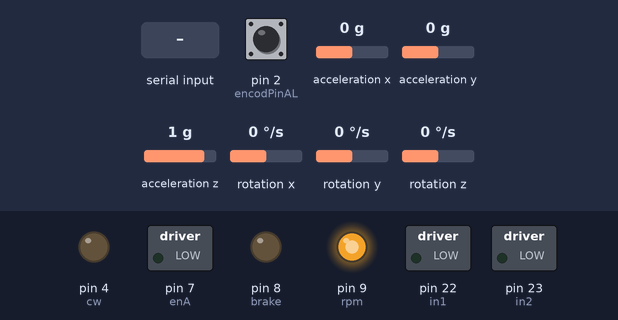
This sketch was run on a simulated Arduino Mega 2560, built with avr-gcc and run on an emulated ATmega2560. On the bench: switched loads named in the sketch (green lamp = pin HIGH), output pins drawn as LEDs (lit = HIGH). Inputs (shaded band) come from the test bench; at power-on: acceleration y 0 g, pin 2 (encodPinAL) HIGH, acceleration x 0 g, acceleration z 1 g, rotation x 0 °/s, rotation y 0 °/s, rotation z 0 °/s. What the sketch prints to the serial monitor is not drawn.

Above: at 1.2 s.
1.3 s: "Y0: \n" received over Serial
At 2.7 s:
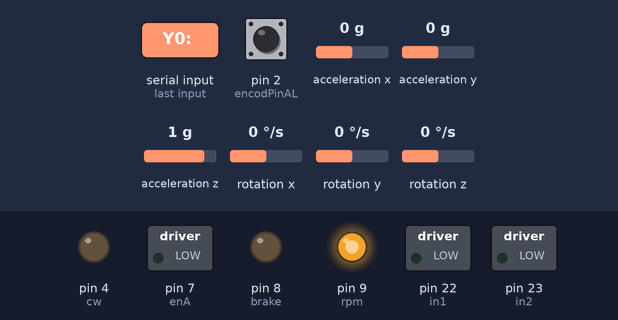
3.8 s: acceleration y set to -1.4 g
At 5.0 s:
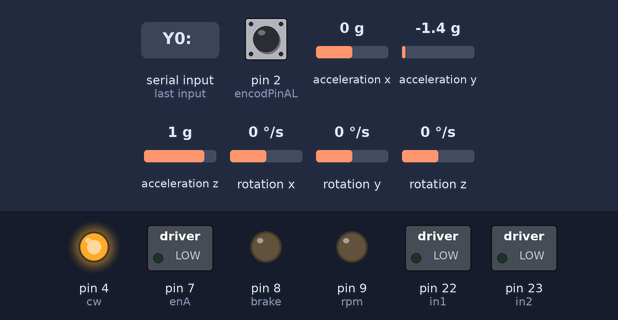
5.3 s: "+" received over Serial
At 7.5 s:
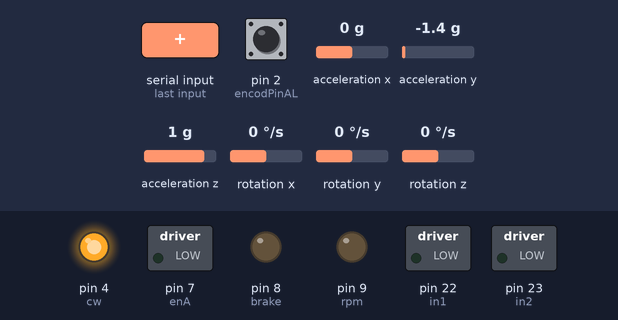
7.8 s: acceleration y set to 0.1 g
At 8.85 s:
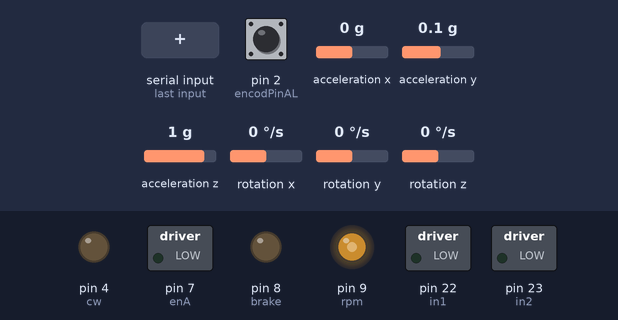
10.8 s: acceleration y set to -0.1 g
At 11.9 s:
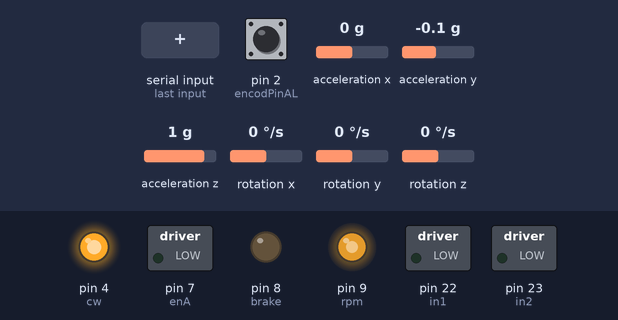
13.8 s: "1,90\n" received over Serial
Timing chart, 0 to 17.8 s (numbered marks = the images above; inputs shaded):
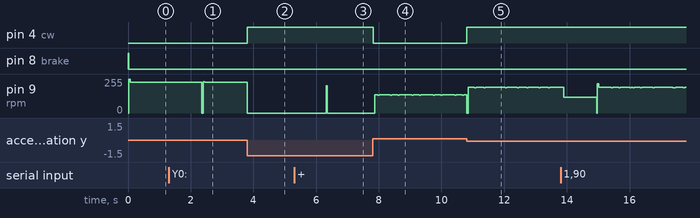

Measured:
- after the input at 1.3 s, pin 9 (rpm): 230/255 → 0/255 after 1.1 s, → 235/255 0.04 s later, → 230/255 0.05 s later
- after the input at 3.8 s, pin 4 (cw): LOW → HIGH at once; pin 9 (rpm): 230/255 → 0/255 at once
- after the input at 5.3 s, pin 9 (rpm): 0/255 → 204/255 after 1.0 s, → 0/255 0.03 s later
- after the input at 7.8 s, pin 4 (cw): HIGH → LOW at once; pin 9 (rpm): 0/255 → 138/255 after 0.08 s, then repeats every 0.64 s: 133/255 0.05 s, 138/255 0.34 s, 133/255 0.05 s, 138/255 0.20 s
- after the input at 10.8 s, pin 4 (cw): LOW → HIGH at once

The sketch:

sketch_feb16a.ino
```cpp
#include "Wire.h"
#include <MPU6050_light.h>
//#include <Servo.h>
#include <math.h>

MPU6050 mpu(Wire);
float x=0.0;
float t2 = 0.0;
float prev_theta = 0.0;
float prev_alpha = 0.0;
int pwm = 0;
float w2=0;
float w1 =0;
float target_vel = 0.0;
int loop_count=0;
int lt=7;
float prev_w2=0;


//Declare NIDEC Motor pins
#define brake         8  //brake=0, go=1
#define cw            4  //cw=1, ccw=0
#define rpm           9  //PWM=255=stop, PWM=0=max_speed
#define encodPinAL      2                      // encoder A pin (INT4)
#define encodPinBL      3                      // encoder B pin (INT5)
#define MAX_RPS 50
#define MAX_TORQUE 255
volatile int encoderPosAL = 0;
volatile int prev_encoderPosAL = 0;  // left count
float y_setpoint[4] = {-0.03,0,0,0};
//float k[4] =  {-72.909996   ,-7.821821   ,-0.100000  , -0.121669};

//float k[4] =  {-1.264988369  ,-0.128831410 , -0.000100000 , -0.000249496};

float k[4] =  {-0.8  ,-0.7 , -0.000100000 , -0.000249496};

// Create a servo object
//Servo Servo1;
int pos=0;
#define servoPin      6   // Declare the Servo pin


// Declare the DC Motor Pins
#define enA           7
#define in1           22
#define in2           23


/////////////NIDEC Motor//////////////
void nidec_motor_init()
{
  pinMode(brake, OUTPUT);
  pinMode(cw, OUTPUT);
  pinMode(rpm, OUTPUT);

  digitalWrite(brake, HIGH);  //go=1
  digitalWrite(cw, LOW);      //direction ccw
  analogWrite(rpm, 255);
}

void nidec_motor_control(int pwm)
{
  if (pwm < 0)
  { digitalWrite(cw, HIGH);
    pwm = -pwm;}
  else { digitalWrite(cw, LOW); }
  analogWrite(rpm, 255 - pwm);
}

void nidec_motor_brake()
{
  digitalWrite(brake, LOW);  //go=1
  analogWrite(rpm, 255);
}
//////////////////////////////////////


/////////////Timer1 ISR for IMU///////
void timer1_init()
{
    cli(); //Clears the global interrupts
    TIMSK1 = 0x01; //timer5 overflow interrupt enable
    TCCR1B = 0x00; //stop
    TCNT1H = 0xA2; //Counter higher 8 bit value
    TCNT1L = 0x3F; //Counter lower 8 bit value
    TCCR1A = 0x00;
    TCCR1C = 0x00;
    TCCR1B = 0x02; //start Timer, prescaler 8
    sei();   //Enables the global interrupts
}

ISR (TIMER1_OVF_vect)
{
    sei();
    TCNT1H = 0xA2; //Counter higher 8 bit value
    TCNT1L = 0x3F; //Counter lower 8 bit value
    mpu.update();
    cli();
    x=mpu.getAngleX();

//    Serial.println(x);
}
//////////////////////////////////////


///////////Servo Motor//////////////
//void servo_init()
//{
//  Servo1.attach(servoPin);
//  pos=90;
//  Servo1.write(pos);
//}
//void servo_move(int nextpos)
//{
//  if(pos<nextpos)
//  { for(int i=pos;i<=nextpos;i+=1)
//    { Servo1.write(i);
//      delay(10);}
//  }
//  else if(pos>nextpos)
//  { for(int i=pos;i>=nextpos;i-=1)
//    { Servo1.write(i);
//      delay(10); }
//  }
//  else  { pos=nextpos; }
//  pos=nextpos;
//}
////////////////////////////////////


/////////////DC Motor//////////////
void dc_motor_init()
{
  pinMode(enA, OUTPUT);
  pinMode(in1, OUTPUT);
  pinMode(in2, OUTPUT);

  // Turn off motors - Initial state
  digitalWrite(in1, LOW);
  digitalWrite(in2, LOW);
}
void dc_motor_forward(int enablePWM)
{
  //Serial.println(run_rear_motor);
  analogWrite(enA, enablePWM);
  digitalWrite(in1, LOW);
  digitalWrite(in2, HIGH);
}
void dc_motor_backward(int enablePWM)
{
  analogWrite(enA, enablePWM);
  digitalWrite(in1, HIGH);
  digitalWrite(in2, LOW);
}
//////////////////////////////////////

/////////ENCODER////////
void rencoderL()
{
    if(digitalRead(encodPinBL)==HIGH)
    {
         encoderPosAL++;
    }
    else
    {
         encoderPosAL--;
    }


    //Serial.println(encoderPosAL);
}


void setup()
{
  Serial.begin(9600);
  Wire.begin();

  byte status = mpu.begin();
  //Serial.print(F("MPU6050 status: "));
  //Serial.println(status);
  while(status!=0){ } // stop everything if could not connect to MPU6050
  //Serial.println("MPU begin done!\n");

  //Serial.println("Begin Device initialization:\n");
  nidec_motor_init();
  //Serial.println("NIDEC initialized\n");
  timer1_init();
  //Serial.println("Timer initialized\n");
  //servo_init();
  //Serial.println("Servo initialized\n");
  dc_motor_init();
  //Serial.println("DC Motor initialized\n");
  pinMode(encodPinAL, INPUT);
  pinMode(encodPinBL, INPUT);
  digitalWrite(encodPinAL, HIGH);               // turn on pullup resistor
  digitalWrite(encodPinBL, HIGH);               // turn on pullup resistor
  attachInterrupt(digitalPinToInterrupt(2), rencoderL, RISING);        // 18 as int
}


int Tuning() {
  if (!Serial.available())  return 0;
  delay(2);
  int param = Serial.parseInt();               // get parameter byte
  if (!Serial.available()) return 0;
  char cmd = Serial.read();
  if (!Serial.available()) return 0;
  int val =Serial.parseInt();
  // get command byte
  //Serial.flush();
  Serial.println("Tuning");
  Serial.println(param);
  switch (param) {
    case  1:
      if (cmd == '+')    k[0] += val;
      if (cmd == '-')    k[0] -= val;
      if (cmd == '=')    k[0] = val;

      printValues();
      Serial.println("1");
      break;
    case 2:
      if (cmd == '+')    k[1] += val;
      if (cmd == '-')    k[1] -= val;
      if (cmd == '=')    k[1] = val;
      printValues();
      break;
    case 3:
      if (cmd == '+')    k[2] += val;
      if (cmd == '-')    k[2] -= val;
      if (cmd == '=')    k[2] = val*0.001;
      printValues();
      break;
    case 4:
      if (cmd == '+')    k[3] += val;
      if (cmd == '-')    k[3] -= val;
      if (cmd == '=')    k[3] = val*0.001;
      printValues();
      break;
    case 5:
      printValues();
      break;

  }
}

void printValues() {
  Serial.print("K1: "); Serial.print(k[0]);
  Serial.print(" K2: "); Serial.print(k[1]);
  Serial.print(" K3: "); Serial.print(k[2]);
  Serial.print(" K4: "); Serial.println(k[3]);

}


void loop()
{
  if (loop_count++>lt){
    Tuning();

  float t1 = (millis())*0.001;
  float dt = (t1-t2);
  float torque = 0;


  float theta = x*M_PI/180;

  if (dt != 0)
  {
    w1 = (theta - prev_theta)/dt;
  }

  if (w1 < 0.01 && w1 > -0.01 )
  {
    w1 = 0 ;
  }

  int rotations = int((encoderPosAL-prev_encoderPosAL)/98);
  encoderPosAL=encoderPosAL%98;

  float alpha = abs(encoderPosAL)*0.06411413579;
  prev_encoderPosAL=encoderPosAL;
//  w2=pwm/5;
  if (prev_w2>0 and prev_alpha>alpha ){
     w2 = ((alpha-prev_alpha+M_PI) + M_PI*2*rotations)/dt;  //error detected
  }
  else if ((prev_w2<0 and alpha>prev_alpha)){
    w2= ((alpha-prev_alpha-M_PI) + M_PI*2*rotations)/dt;
  }
  else{
  w2 = ((alpha-prev_alpha)+M_PI*2*rotations)/dt;
  }
  prev_w2=w2;
  prev_alpha = alpha;

  float y[4] = {theta, w1, alpha, w2};
//  Serial.print("Y0: ");
//  Serial.print(y[0]);
//  Serial.print("Theta : ");
//  Serial.print(theta);


   //float k[4] =  {-1.2 , -0.26764792,  -0.00031623,  -0.00112835};
  //float k[4] =  {-7.330547 , -0.756507 , -0.010000,  -0.012274};
  for(int i = 0; i<4; i++)
  {
    torque = torque - k[i]*(y[i]-y_setpoint[i]);
  }
  target_vel= int(max(min(torque*dt/0.0002125,MAX_RPS),-MAX_RPS));
//  target_vel = (w2+torque*dt/0.000375);
//  target_vel=max(min(target_vel,MAX_RPS),-MAX_RPS);
//
  if(target_vel>0 and target_vel<=MAX_RPS)
  {
    pwm = 255*target_vel/MAX_RPS;
  }
  else if(target_vel>MAX_RPS)
  {
    pwm = 255;
  }
  else if(target_vel < 0 and target_vel>=-MAX_RPS)
  {
    pwm = 255*target_vel/MAX_RPS;
  }
  else if(target_vel<-MAX_RPS)
  {
    pwm = -255;
  }

//  if (torque>0)
//  {
//    nidec_motor_control(pwm);
//    //servo_move(0);
////    dc_motor_forward(pwm);
//  }
//  else if (torque<0)
//  {
//    nidec_motor_control(pwm);
//    //servo_move(180);
////    dc_motor_backward(pwm);
//  }
//  else
//  {
//    pwm=0;
//    target_vel=0;
//    nidec_motor_brake();
//    //servo_move(90);
////    dc_motor_backward(0);
//  }
  if (pwm>15 or pwm<-15){
  nidec_motor_control(pwm);
  }
  else{
  nidec_motor_brake();
  }
  //nidec_motor_control(pwm);
  prev_theta = theta;
  //prev_alpha = alpha;
//  printValues();


//  Serial.print(" Torque : ");
//  Serial.print(torque);
//  Serial.print(" Velocity : ");
//  Serial.print(target_vel);
  Serial.print("Alpha : ");
  Serial.print(alpha);
//  Serial.print("Encoder: ");
Serial.print(" EPAL : ");
  Serial.print(encoderPosAL);
//  Serial.print(" PWM : ");
//  Serial.println(pwm);
//   Serial.print(" Torque : ");
//   Serial.println(torque);
  Serial.print(" W2 : ");
  Serial.print(w2);

  Serial.print(" Rotations : ");
  Serial.println(rotations);
//  Serial.print("Time: ");
//  Serial.println(dt);
//    Plotter   //
//  Serial.print(theta);
//  Serial.print(" ");
//  Serial.print(" target_vel:");
//  Serial.println(w2);
  //Serial.print(" ");


  t2 = t1;
  loop_count=0;
  rotations=0;
  //encoderPosAL=0;
//  delay(100);
  }

}
```
